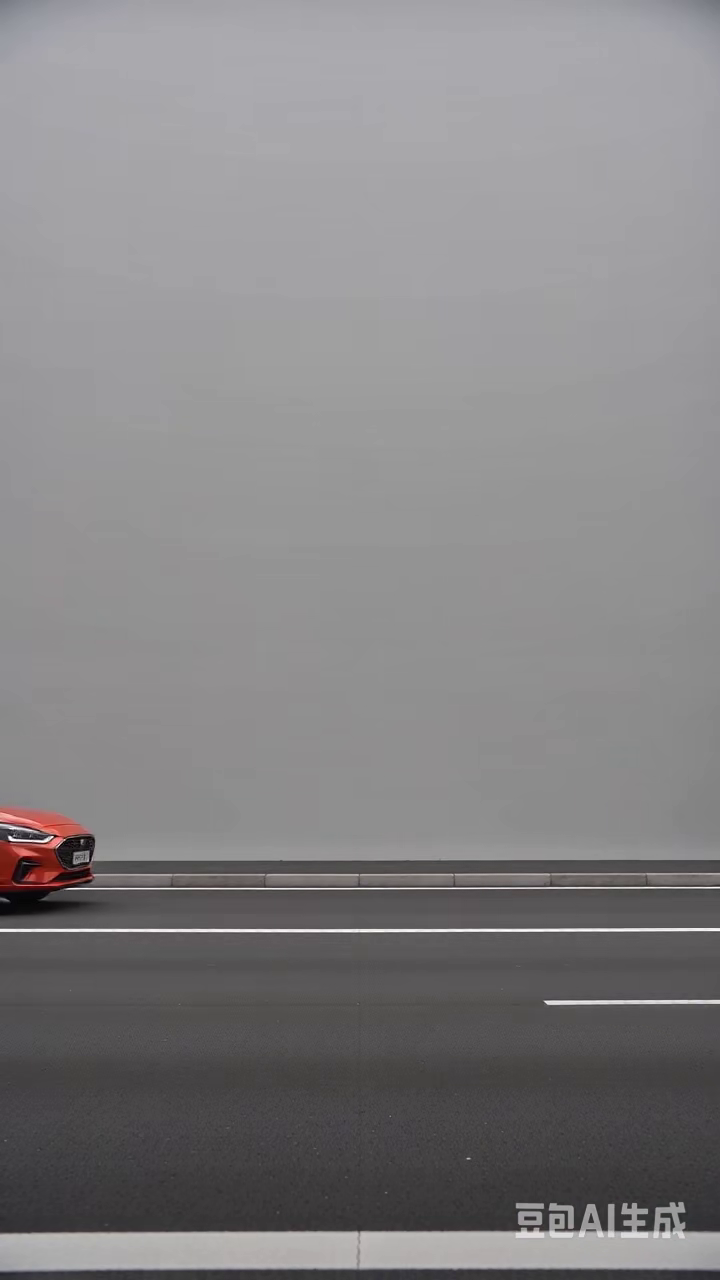
#> input picture frame 24 of 底层算法演示/背景减除/assets/car_passing.mp4, 720 x 1280 px
$ python background_subtraction.py
#> lines starting #> are read from the running program, lines starting #| are printed output that depends on the picture; after the words box and inside, x2 and y2 are one past the last pixel; in counts of white or black regions, pixels touching at a corner belong together
# -*- coding: utf-8 -*-
"""
@file    background_subtraction.py
@brief   背景减除演示：从视频序列中分离前景运动物体。
@details 流程：读取视频 -> 创建背景减除器 -> 逐帧计算前景掩码 -> 形态学优化 -> 提取目标 -> 输出/显示。
@note    依赖：opencv-python（pip install opencv-python）
"""

import argparse
import os

import cv2

# 目标最小面积（像素）。小于该面积的轮廓视为噪声，可被过滤。
MIN_TARGET_AREA = 500


def locate_asset(file_name):
    """
    @brief  在若干候选位置中查找素材，便于从不同工作目录运行。
    @param  file_name 素材文件名。
    @return 第一个存在的路径；都不存在时返回候选列表的第一项。
    """
#> called with file_name = 'car_passing.mp4'
    candidates = [
        os.path.join("..", "..", "assets", file_name),
        os.path.join("..", "assets", file_name),
        os.path.join("assets", file_name),
    ]
    for path in candidates:
        if os.path.exists(path):
            return path
    return candidates[0]


def output_dir_for(input_path):
    """
    @brief  由素材路径推导输出目录：<demo>/assets/x.mp4 -> <demo>/output。
    @param  input_path 素材路径。
    @return 输出目录路径。
    """
    directory = os.path.dirname(input_path)
    if os.path.basename(directory) == "assets":
        directory = os.path.dirname(directory)
    return os.path.join(directory, "output") if directory else "output"


def create_subtractor(method):
    """
    @brief  创建背景减除器。
    @param  method 背景减除算法名称，可选 "MOG2" 或 "KNN"。
    @return OpenCV 背景减除器对象（BackgroundSubtractorMOG2 / BackgroundSubtractorKNN）。
    @raise  ValueError 当 method 非法时抛出。
    """
    if method == "MOG2":
        # history=500      : 用于建立背景模型的帧数；
        # varThreshold=16  : 像素与背景模型匹配的方差阈值，越小越敏感；
        # detectShadows=True: 阴影被标记为 127，确定前景为 255。
        return cv2.createBackgroundSubtractorMOG2(
            history=500, varThreshold=16, detectShadows=True
        )
    if method == "KNN":
        # history=500       : 用于建立背景模型的帧数；
        # dist2Threshold=400: 样本与像素的距离平方阈值，越小越敏感；
        # detectShadows=True : 阴影被标记为 127，确定前景为 255。
        return cv2.createBackgroundSubtractorKNN(
            history=500, dist2Threshold=400.0, detectShadows=True
        )
    raise ValueError("未知的背景减除方法: {} (可选 MOG2 / KNN)".format(method))


def refine_mask(mask):
    """
    @brief  形态学优化前景掩码：去除噪点并填补目标内部空洞。
    @param  mask 背景减除器输出的单通道前景掩码（取值 0 / 127 / 255）。
    @return 优化后的二值前景掩码（取值 0 / 255）。
    """
    # 1) 去阴影：仅保留确定前景（255），丢弃阴影（127）与背景（0）。
    _, binary = cv2.threshold(mask, 200, 255, cv2.THRESH_BINARY)
    # 2) 形态学优化：开运算去孤立噪点，闭运算填补目标内部空洞。
    kernel = cv2.getStructuringElement(cv2.MORPH_ELLIPSE, (3, 3))
    binary = cv2.morphologyEx(binary, cv2.MORPH_OPEN, kernel, iterations=1)
    binary = cv2.morphologyEx(binary, cv2.MORPH_CLOSE, kernel, iterations=2)
    return binary


def extract_targets(mask, min_area=MIN_TARGET_AREA):
    """
    @brief  在掩码上提取运动目标轮廓，并过滤小面积噪声。
    @param  mask     二值前景掩码（单通道，0 / 255）。
    @param  min_area 目标最小面积（像素），小于该值的轮廓被忽略。
    @return 目标轮廓列表，每个元素为 Nx1x2 的点集。
    """
    contours, _ = cv2.findContours(mask, cv2.RETR_EXTERNAL, cv2.CHAIN_APPROX_SIMPLE)
    return [c for c in contours if cv2.contourArea(c) >= min_area]


def draw_targets(mask, targets):
    """
    @brief  将二值掩码转为可视化图像，并用矩形框标出运动目标。
    @param  mask    二值前景掩码（单通道，0 / 255）。
    @param  targets 目标轮廓列表。
    @return 三通道 BGR 可视化图像。
    """
    vis = cv2.cvtColor(mask, cv2.COLOR_GRAY2BGR)
    for contour in targets:
        x, y, w, h = cv2.boundingRect(contour)
        cv2.rectangle(vis, (x, y), (x + w, y + h), (0, 0, 255), 2)
    return vis


def main():
    """@brief 主流程：解析参数、逐帧背景减除、保存掩码并可选显示。"""
    default_input = locate_asset("car_passing.mp4")
    parser = argparse.ArgumentParser(
        description="背景减除演示：从视频序列中分离前景运动物体"
    )
    parser.add_argument("-i", "--input", default=default_input,
                        help="输入视频路径（缺省 assets/car_passing.mp4）")
    parser.add_argument(
        "-m", "--method", choices=["MOG2", "KNN"], default="MOG2", help="背景减除方法"
    )
    parser.add_argument("-o", "--output", default=None,
                        help="前景掩码输出视频路径（缺省 <目录>/output/mask_<方法>.mp4）")
    parser.add_argument(
        "-d", "--display", action="store_true", help="弹窗显示（默认关闭）"
    )
    args = parser.parse_args()

    # 步骤 1：打开视频序列
    cap = cv2.VideoCapture(args.input)
    if not cap.isOpened():
        raise FileNotFoundError("无法打开视频: {}".format(os.path.abspath(args.input)))

    fps = cap.get(cv2.CAP_PROP_FPS) or 25.0
    width = int(cap.get(cv2.CAP_PROP_FRAME_WIDTH))
    height = int(cap.get(cv2.CAP_PROP_FRAME_HEIGHT))

    # 输出路径缺省为：<目录>/output/mask_<方法>.mp4
    if args.output:
        output = args.output
    else:
        out_dir = output_dir_for(args.input)
        os.makedirs(out_dir, exist_ok=True)
        output = os.path.join(out_dir, "mask_{}.mp4".format(args.method))
    writer = cv2.VideoWriter(
        output, cv2.VideoWriter_fourcc(*"mp4v"), fps, (width, height), isColor=False
    )
    if not writer.isOpened():
        raise IOError("无法创建输出视频: {}".format(output))

    # 步骤 2：创建背景减除器
    subtractor = create_subtractor(args.method)

    frame_index = 0
    while True:
        ok, frame = cap.read()
#> frame is the input picture: shape (1280, 720, 3); mean B, G, R 132, 130.5, 132.1
        if not ok:
            break

        # 步骤 3：逐帧获取前景掩码
        mask = subtractor.apply(frame)
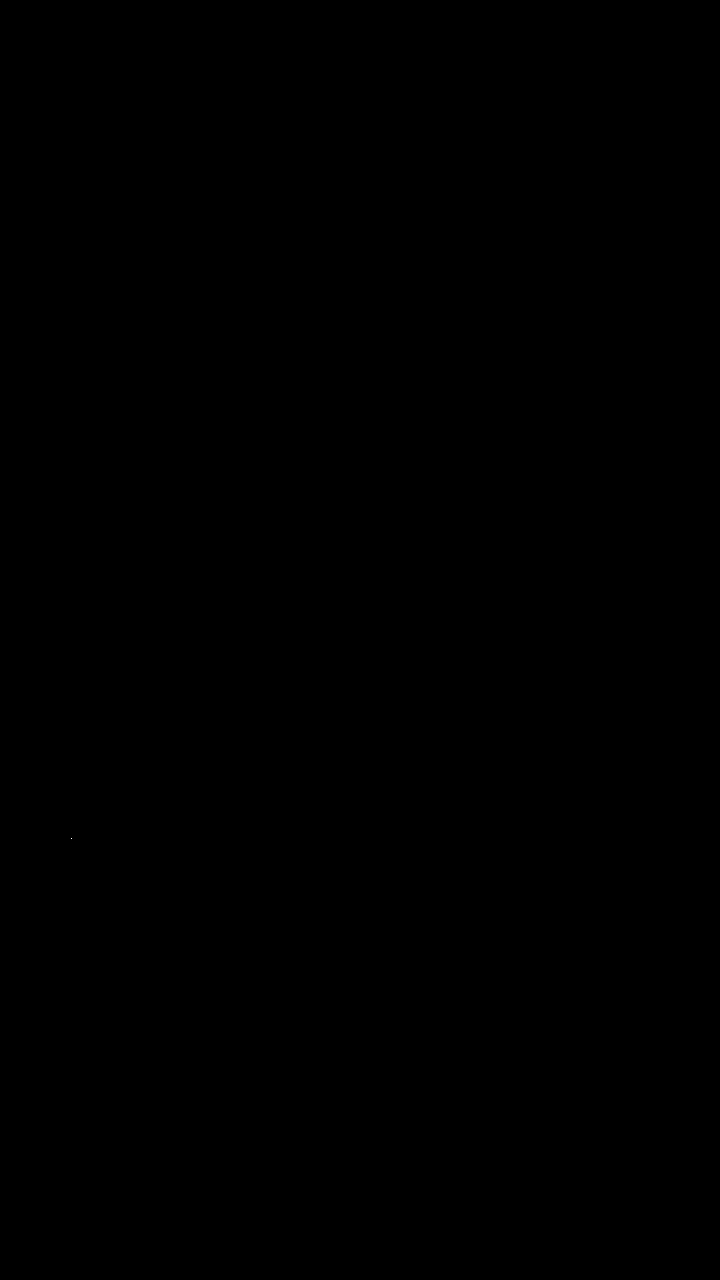
#> mask: shape (1280, 720); values 127 (black) and 255 (white), 0% white in thin lines or dots, all inside (x1, y1, x2, y2) = (71, 838, 72, 839)

        # 步骤 4：形态学优化
        binary = refine_mask(mask)
#> in refine_mask, `binary = cv2.morphologyEx(binary, cv2.MORPH_OPEN, kernel, iterations=1)`: binary: shape (1280, 720); every value is 0

        # 步骤 5：提取目标
        targets = extract_targets(binary)
#> in extract_targets, `contours, _ = cv2.findContours(mask, cv2.RETR_EXTERNAL, cv2.CHAIN_APPR..`: contours = []
#> targets = []

        writer.write(binary)
        if args.display:
            cv2.imshow("input", frame)
            cv2.imshow("foreground mask", draw_targets(binary, targets))
            if cv2.waitKey(30) & 0xFF == 27:  # ESC 退出
                break
        frame_index += 1

    cap.release()
    writer.release()
    cv2.destroyAllWindows()
    print("处理完成: {} 帧, 前景掩码已保存至 {}".format(frame_index, output))


if __name__ == "__main__":
    main()
